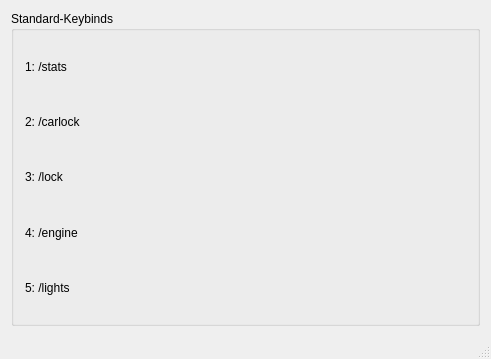
<?xml version="1.0" encoding="UTF-8"?>
<ui version="4.0">
 <class>MainWindow</class>
 <widget class="QMainWindow" name="MainWindow">
  <property name="windowModality">
   <enum>Qt::ApplicationModal</enum>
  </property>
  <property name="geometry">
   <rect>
    <x>0</x>
    <y>0</y>
    <width>491</width>
    <height>359</height>
   </rect>
  </property>
  <property name="windowTitle">
   <string>Keybinder</string>
  </property>
  <widget class="QWidget" name="centralWidget">
   <layout class="QGridLayout" name="gridLayout">
    <item row="0" column="0">
     <widget class="QGroupBox" name="groupBox">
      <property name="title">
       <string>Standard-Keybinds</string>
      </property>
      <layout class="QGridLayout" name="gridLayout_2">
       <item row="3" column="0">
        <widget class="QLabel" name="label_4">
         <property name="text">
          <string>4: /engine</string>
         </property>
        </widget>
       </item>
       <item row="2" column="0">
        <widget class="QLabel" name="label_3">
         <property name="text">
          <string>3: /lock</string>
         </property>
        </widget>
       </item>
       <item row="0" column="0">
        <widget class="QLabel" name="label">
         <property name="text">
          <string>1: /stats</string>
         </property>
        </widget>
       </item>
       <item row="1" column="0">
        <widget class="QLabel" name="label_2">
         <property name="text">
          <string>2: /carlock</string>
         </property>
        </widget>
       </item>
       <item row="4" column="0">
        <widget class="QLabel" name="label_5">
         <property name="text">
          <string>5: /lights</string>
         </property>
        </widget>
       </item>
      </layout>
     </widget>
    </item>
   </layout>
  </widget>
  <widget class="QStatusBar" name="statusBar"/>
 </widget>
 <layoutdefault spacing="6" margin="11"/>
 <resources/>
 <connections/>
</ui>
